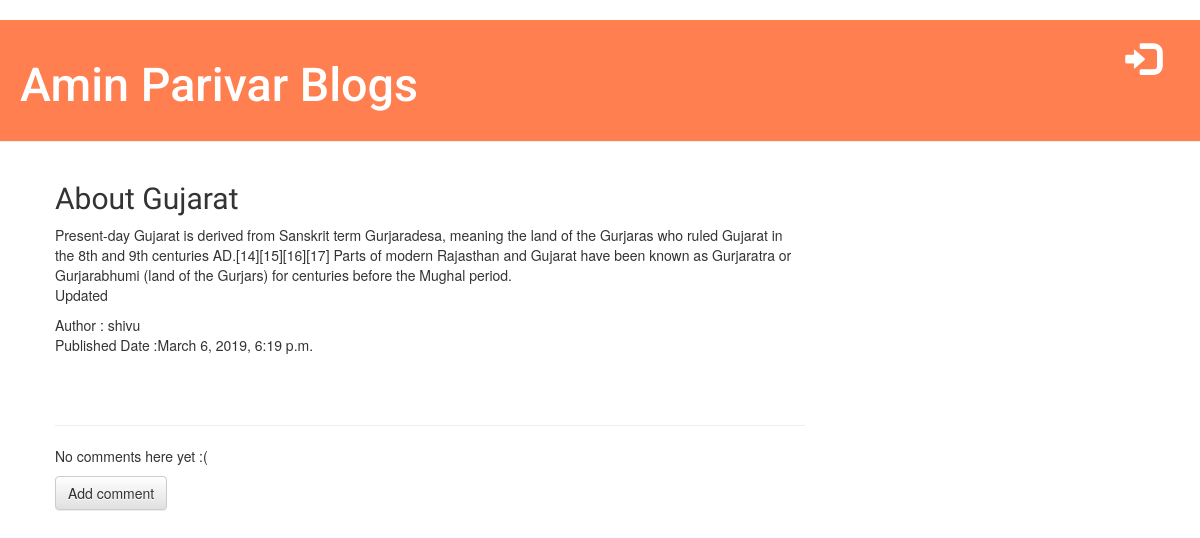
The app's page /post/2/, older data.
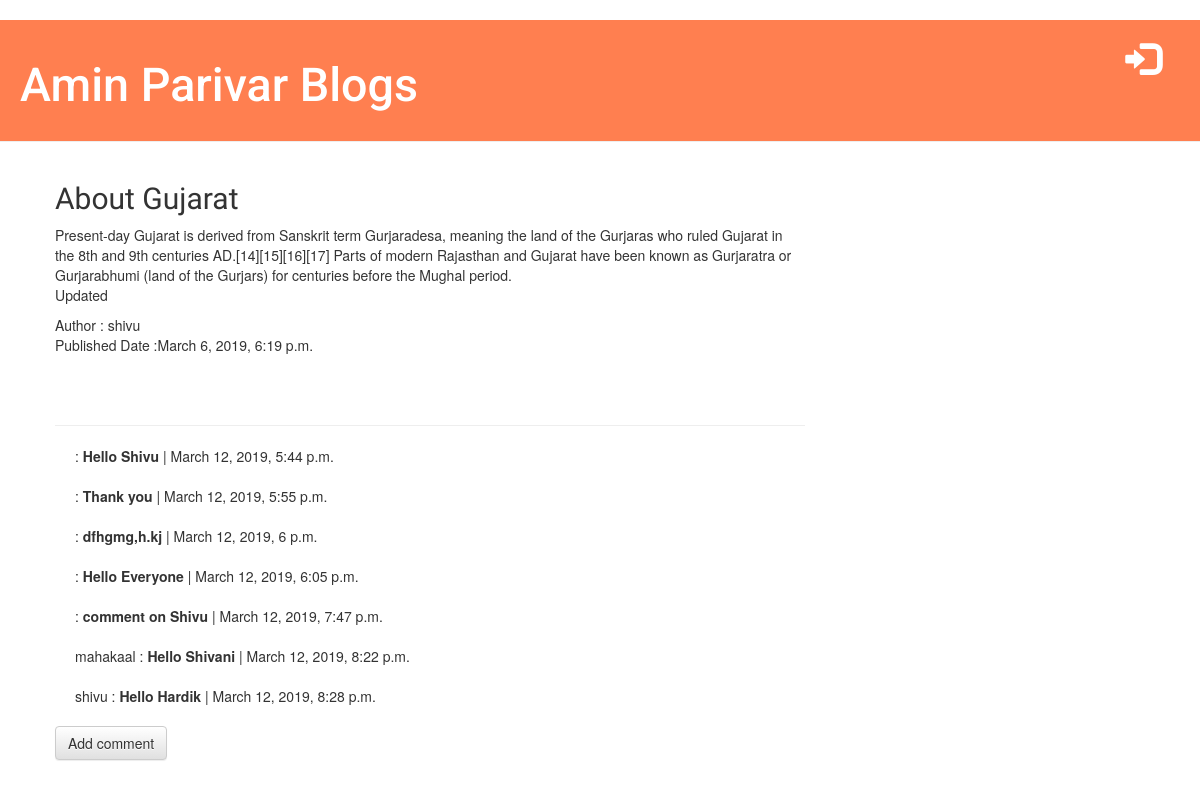
The same page, newer data.
### blog/models.py (models this page shows, shortened)
class Comment(models.Model):
    post = models.ForeignKey('blog.Post', on_delete=models.CASCADE, related_name='comments')
    author = models.CharField(max_length = 200)
    text = models.TextField()
    posted_date = models.DateTimeField(default=timezone.now)
    approved = models.BooleanField(default = False)

### blog/views.py (the view)
# urls.py: path('post/<int:pk>/', views.post_detail, name='post_detail'),
def post_detail(request, pk):
    post = get_object_or_404(Post,pk=pk)
    return render(request, 'blog/post_detail.html', {'post': post})

### blog/templates/blog/post_detail.html (shortened to what this page needs)
{% extends 'blog/base.html' %}
  {% block content %}
    <div class= "post">
                <h2>{{ post.title }}
                </h2>
                <p>{{ post.text|linebreaksbr }}</p>
                <p> Author  :  {{post.author}} <br> Published Date :{{ post.published_date }}</p>
                </div>
          <hr>
            {% for comment in post.comments.all %}
            {% if user.is_authenticated or comment.approved %}
            <div class="comment">
                <p > {{comment.author }} : <strong> {{ comment.text}} </strong>| {{ comment.posted_date}} </p>
            </div>
            {% endif %}
        {% empty %}
            <p>No comments here yet :(</p>
        {% endfor %}
          <a class="btn btn-default" href="{% url 'add_comment_to_post' pk=post.pk %}">Add comment</a>
  {% endblock %}

Row changes from the older to the newer data that the page shows:
added Comment: text "Hello Shivu", posted_date "March 12, 2019, 5:44 p.m."
added Comment: text "Thank you", posted_date "March 12, 2019, 5:55 p.m."
added Comment: text "dfhgmg,h.kj", posted_date "March 12, 2019, 6 p.m."
added Comment: text "Hello Everyone", posted_date "March 12, 2019, 6:05 p.m."
added Comment: text "comment on Shivu", posted_date "March 12, 2019, 7:47 p.m."
added Comment: author "mahakaal", text "Hello Shivani", posted_date "March 12, 2019, 8:22 p.m."
added Comment: author "shivu", text "Hello Hardik", posted_date "March 12, 2019, 8:28 p.m."
Text that changed along with them:
text no longer shown: "No comments here yet :("
